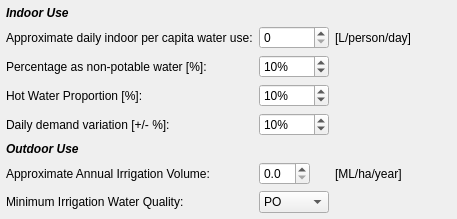
                         <widget class="QWidget" name="res_direct_widget" native="true">
                          <layout class="QGridLayout" name="gridLayout_14">
                           <property name="leftMargin">
                            <number>6</number>
                           </property>
                           <property name="topMargin">
                            <number>6</number>
                           </property>
                           <property name="rightMargin">
                            <number>6</number>
                           </property>
                           <property name="bottomMargin">
                            <number>6</number>
                           </property>
                           <item row="1" column="2">
                            <widget class="QLabel" name="res_direct_vol_lbl2">
                             <property name="whatsThis">
                              <string>Estimate of the annual irrigation volume per hectare</string>
                             </property>
                             <property name="text">
                              <string>[L/person/day]</string>
                             </property>
                            </widget>
                           </item>
                           <item row="0" column="0">
                            <widget class="QLabel" name="res_direct_lbl1">
                             <property name="whatsThis">
                              <string>Estimate of the annual irrigation volume per hectare</string>
                             </property>
                             <property name="text">
                              <string>&lt;html&gt;&lt;head/&gt;&lt;body&gt;&lt;p&gt;&lt;span style=&quot; font-weight:600; font-style:italic;&quot;&gt;Indoor Use&lt;/span&gt;&lt;/p&gt;&lt;/body&gt;&lt;/html&gt;</string>
                             </property>
                            </widget>
                           </item>
                           <item row="3" column="1">
                            <widget class="QSpinBox" name="res_direct_hot">
                             <property name="suffix">
                              <string>%</string>
                             </property>
                             <property name="maximum">
                              <number>100</number>
                             </property>
                             <property name="singleStep">
                              <number>5</number>
                             </property>
                             <property name="value">
                              <number>10</number>
                             </property>
                            </widget>
                           </item>
                           <item row="2" column="0">
                            <widget class="QLabel" name="res_direct_np_lbl">
                             <property name="whatsThis">
                              <string>Estimate of the annual irrigation volume per hectare</string>
                             </property>
                             <property name="text">
                              <string>Percentage as non-potable water [%]:</string>
                             </property>
                            </widget>
                           </item>
                           <item row="4" column="0">
                            <widget class="QLabel" name="res_direct_vary_lbl">
                             <property name="whatsThis">
                              <string>&lt;!DOCTYPE HTML PUBLIC &quot;-//W3C//DTD HTML 4.0//EN&quot; &quot;http://www.w3.org/TR/REC-html40/strict.dtd&quot;&gt;
&lt;html&gt;&lt;head&gt;&lt;meta name=&quot;qrichtext&quot; content=&quot;1&quot; /&gt;&lt;style type=&quot;text/css&quot;&gt;
p, li { white-space: pre-wrap; }
&lt;/style&gt;&lt;/head&gt;&lt;body style=&quot; font-family:'MS Shell Dlg 2'; font-size:8.25pt; font-weight:400; font-style:normal;&quot;&gt;
&lt;p style=&quot; margin-top:0px; margin-bottom:0px; margin-left:0px; margin-right:0px; -qt-block-indent:0; text-indent:0px;&quot;&gt;A stochastic variability used to scale the daily household demand. Will be scaled according to the number of households in the block. Specify a percent, demand value will be scaled according to a random number drawin within this range.&lt;/p&gt;
&lt;p style=&quot;-qt-paragraph-type:empty; margin-top:0px; margin-bottom:0px; margin-left:0px; margin-right:0px; -qt-block-indent:0; text-indent:0px;&quot;&gt;&lt;/p&gt;
&lt;p style=&quot; margin-top:0px; margin-bottom:0px; margin-left:0px; margin-right:0px; -qt-block-indent:0; text-indent:0px;&quot;&gt;&lt;span style=&quot; font-style:italic;&quot;&gt;e.g. +/- 5% will see demand being multiplied by a number between 0.95 and 1.05.&lt;/span&gt;&lt;/p&gt;&lt;/body&gt;&lt;/html&gt;</string>
                             </property>
                             <property name="text">
                              <string>Daily demand variation [+/- %]:</string>
                             </property>
                            </widget>
                           </item>
                           <item row="3" column="0">
                            <widget class="QLabel" name="res_direct_hot_lbl">
                             <property name="whatsThis">
                              <string>&lt;!DOCTYPE HTML PUBLIC &quot;-//W3C//DTD HTML 4.0//EN&quot; &quot;http://www.w3.org/TR/REC-html40/strict.dtd&quot;&gt;
&lt;html&gt;&lt;head&gt;&lt;meta name=&quot;qrichtext&quot; content=&quot;1&quot; /&gt;&lt;style type=&quot;text/css&quot;&gt;
p, li { white-space: pre-wrap; }
&lt;/style&gt;&lt;/head&gt;&lt;body style=&quot; font-family:'MS Shell Dlg 2'; font-size:8.25pt; font-weight:400; font-style:normal;&quot;&gt;
&lt;p style=&quot; margin-top:0px; margin-bottom:0px; margin-left:0px; margin-right:0px; -qt-block-indent:0; text-indent:0px;&quot;&gt;A stochastic variability used to scale the daily household demand. Will be scaled according to the number of households in the block. Specify a percent, demand value will be scaled according to a random number drawin within this range.&lt;/p&gt;
&lt;p style=&quot;-qt-paragraph-type:empty; margin-top:0px; margin-bottom:0px; margin-left:0px; margin-right:0px; -qt-block-indent:0; text-indent:0px;&quot;&gt;&lt;/p&gt;
&lt;p style=&quot; margin-top:0px; margin-bottom:0px; margin-left:0px; margin-right:0px; -qt-block-indent:0; text-indent:0px;&quot;&gt;&lt;span style=&quot; font-style:italic;&quot;&gt;e.g. +/- 5% will see demand being multiplied by a number between 0.95 and 1.05.&lt;/span&gt;&lt;/p&gt;&lt;/body&gt;&lt;/html&gt;</string>
                             </property>
                             <property name="text">
                              <string>Hot Water Proportion [%]:</string>
                             </property>
                            </widget>
                           </item>
                           <item row="4" column="1">
                            <widget class="QSpinBox" name="res_direct_vary">
                             <property name="suffix">
                              <string>%</string>
                             </property>
                             <property name="maximum">
                              <number>100</number>
                             </property>
                             <property name="singleStep">
                              <number>5</number>
                             </property>
                             <property name="value">
                              <number>10</number>
                             </property>
                            </widget>
                           </item>
                           <item row="8" column="0">
                            <widget class="QLabel" name="res_direct_irrigate_lbl">
                             <property name="whatsThis">
                              <string>Estimate of the annual irrigation volume per hectare</string>
                             </property>
                             <property name="text">
                              <string>Approximate Annual Irrigation Volume:</string>
                             </property>
                            </widget>
                           </item>
                           <item row="1" column="0">
                            <widget class="QLabel" name="res_direct_vol_lbl">
                             <property name="whatsThis">
                              <string>Estimate of the annual irrigation volume per hectare</string>
                             </property>
                             <property name="text">
                              <string>Approximate daily indoor per capita water use:</string>
                             </property>
                            </widget>
                           </item>
                           <item row="9" column="0">
                            <widget class="QLabel" name="res_direct_irrigate_ffplbl">
                             <property name="whatsThis">
                              <string>&lt;!DOCTYPE HTML PUBLIC &quot;-//W3C//DTD HTML 4.0//EN&quot; &quot;http://www.w3.org/TR/REC-html40/strict.dtd&quot;&gt;
&lt;html&gt;&lt;head&gt;&lt;meta name=&quot;qrichtext&quot; content=&quot;1&quot; /&gt;&lt;style type=&quot;text/css&quot;&gt;
p, li { white-space: pre-wrap; }
&lt;/style&gt;&lt;/head&gt;&lt;body style=&quot; font-family:'MS Shell Dlg 2'; font-size:8.25pt; font-weight:400; font-style:normal;&quot;&gt;
&lt;p style=&quot; margin-top:0px; margin-bottom:0px; margin-left:0px; margin-right:0px; -qt-block-indent:0; text-indent:0px;&quot;&gt;&lt;span style=&quot; font-size:8pt;&quot;&gt;Select the minimum water quality requirement to source from when meeting demand.&lt;/span&gt;&lt;/p&gt;
&lt;p style=&quot; margin-top:0px; margin-bottom:0px; margin-left:0px; margin-right:0px; -qt-block-indent:0; text-indent:0px;&quot;&gt;&lt;span style=&quot; font-size:8pt;&quot;&gt;PO = Potable Water&lt;/span&gt;&lt;/p&gt;
&lt;p style=&quot; margin-top:0px; margin-bottom:0px; margin-left:0px; margin-right:0px; -qt-block-indent:0; text-indent:0px;&quot;&gt;&lt;span style=&quot; font-size:8pt;&quot;&gt;NP = Non-potable Water&lt;/span&gt;&lt;/p&gt;
&lt;p style=&quot; margin-top:0px; margin-bottom:0px; margin-left:0px; margin-right:0px; -qt-block-indent:0; text-indent:0px;&quot;&gt;&lt;span style=&quot; font-size:8pt;&quot;&gt;RW = Rainwater&lt;/span&gt;&lt;/p&gt;
&lt;p style=&quot; margin-top:0px; margin-bottom:0px; margin-left:0px; margin-right:0px; -qt-block-indent:0; text-indent:0px;&quot;&gt;&lt;span style=&quot; font-size:8pt;&quot;&gt;SW = Stormwater&lt;/span&gt;&lt;/p&gt;
&lt;p style=&quot; margin-top:0px; margin-bottom:0px; margin-left:0px; margin-right:0px; -qt-block-indent:0; text-indent:0px;&quot;&gt;&lt;span style=&quot; font-size:8pt;&quot;&gt;GW = Greywater&lt;/span&gt;&lt;/p&gt;&lt;/body&gt;&lt;/html&gt;</string>
                             </property>
                             <property name="text">
                              <string>Minimum Irrigation Water Quality:</string>
                             </property>
                            </widget>
                           </item>
                           <item row="9" column="1">
                            <widget class="QComboBox" name="res_direct_irrigate_ffp">
                             <item>
                              <property name="text">
                               <string>PO</string>
                              </property>
                             </item>
                             <item>
                              <property name="text">
                               <string>NP</string>
                              </property>
                             </item>
                             <item>
                              <property name="text">
                               <string>RW</string>
                              </property>
                             </item>
                             <item>
                              <property name="text">
                               <string>SW</string>
                              </property>
                             </item>
                             <item>
                              <property name="text">
                               <string>GW</string>
                              </property>
                             </item>
                            </widget>
                           </item>
                           <item row="8" column="3">
                            <spacer name="horizontalSpacer_64">
                             <property name="orientation">
                              <enum>Qt::Horizontal</enum>
                             </property>
                             <property name="sizeHint" stdset="0">
                              <size>
                               <width>40</width>
                               <height>20</height>
                              </size>
                             </property>
                            </spacer>
                           </item>
                           <item row="8" column="2">
                            <widget class="QLabel" name="res_direct_irrigate_lbl2">
                             <property name="whatsThis">
                              <string>Estimate of the annual irrigation volume per hectare</string>
                             </property>
                             <property name="text">
                              <string>[ML/ha/year]</string>
                             </property>
                            </widget>
                           </item>
                           <item row="8" column="1">
                            <widget class="QDoubleSpinBox" name="res_direct_irrigate">
                             <property name="maximumSize">
                              <size>
                               <width>51</width>
                               <height>16777215</height>
                              </size>
                             </property>
                             <property name="decimals">
                              <number>1</number>
                             </property>
                            </widget>
                           </item>
                           <item row="9" column="3">
                            <spacer name="horizontalSpacer_65">
                             <property name="orientation">
                              <enum>Qt::Horizontal</enum>
                             </property>
                             <property name="sizeHint" stdset="0">
                              <size>
                               <width>40</width>
                               <height>20</height>
                              </size>
                             </property>
                            </spacer>
                           </item>
                           <item row="6" column="0">
                            <widget class="QLabel" name="res_direct_lbl2">
                             <property name="whatsThis">
                              <string>Estimate of the annual irrigation volume per hectare</string>
                             </property>
                             <property name="text">
                              <string>&lt;html&gt;&lt;head/&gt;&lt;body&gt;&lt;p&gt;&lt;span style=&quot; font-weight:600; font-style:italic;&quot;&gt;Outdoor Use&lt;/span&gt;&lt;/p&gt;&lt;/body&gt;&lt;/html&gt;</string>
                             </property>
                            </widget>
                           </item>
                           <item row="1" column="3">
                            <spacer name="horizontalSpacer_66">
                             <property name="orientation">
                              <enum>Qt::Horizontal</enum>
                             </property>
                             <property name="sizeHint" stdset="0">
                              <size>
                               <width>40</width>
                               <height>20</height>
                              </size>
                             </property>
                            </spacer>
                           </item>
                           <item row="2" column="1">
                            <widget class="QSpinBox" name="res_direct_np">
                             <property name="suffix">
                              <string>%</string>
                             </property>
                             <property name="maximum">
                              <number>100</number>
                             </property>
                             <property name="singleStep">
                              <number>5</number>
                             </property>
                             <property name="value">
                              <number>10</number>
                             </property>
                            </widget>
                           </item>
                           <item row="1" column="1">
                            <widget class="QDoubleSpinBox" name="res_direct_vol">
                             <property name="minimumSize">
                              <size>
                               <width>70</width>
                               <height>0</height>
                              </size>
                             </property>
                             <property name="maximumSize">
                              <size>
                               <width>70</width>
                               <height>16777215</height>
                              </size>
                             </property>
                             <property name="decimals">
                              <number>0</number>
                             </property>
                             <property name="maximum">
                              <double>1000.000000000000000</double>
                             </property>
                            </widget>
                           </item>
                          </layout>
                         </widget>
